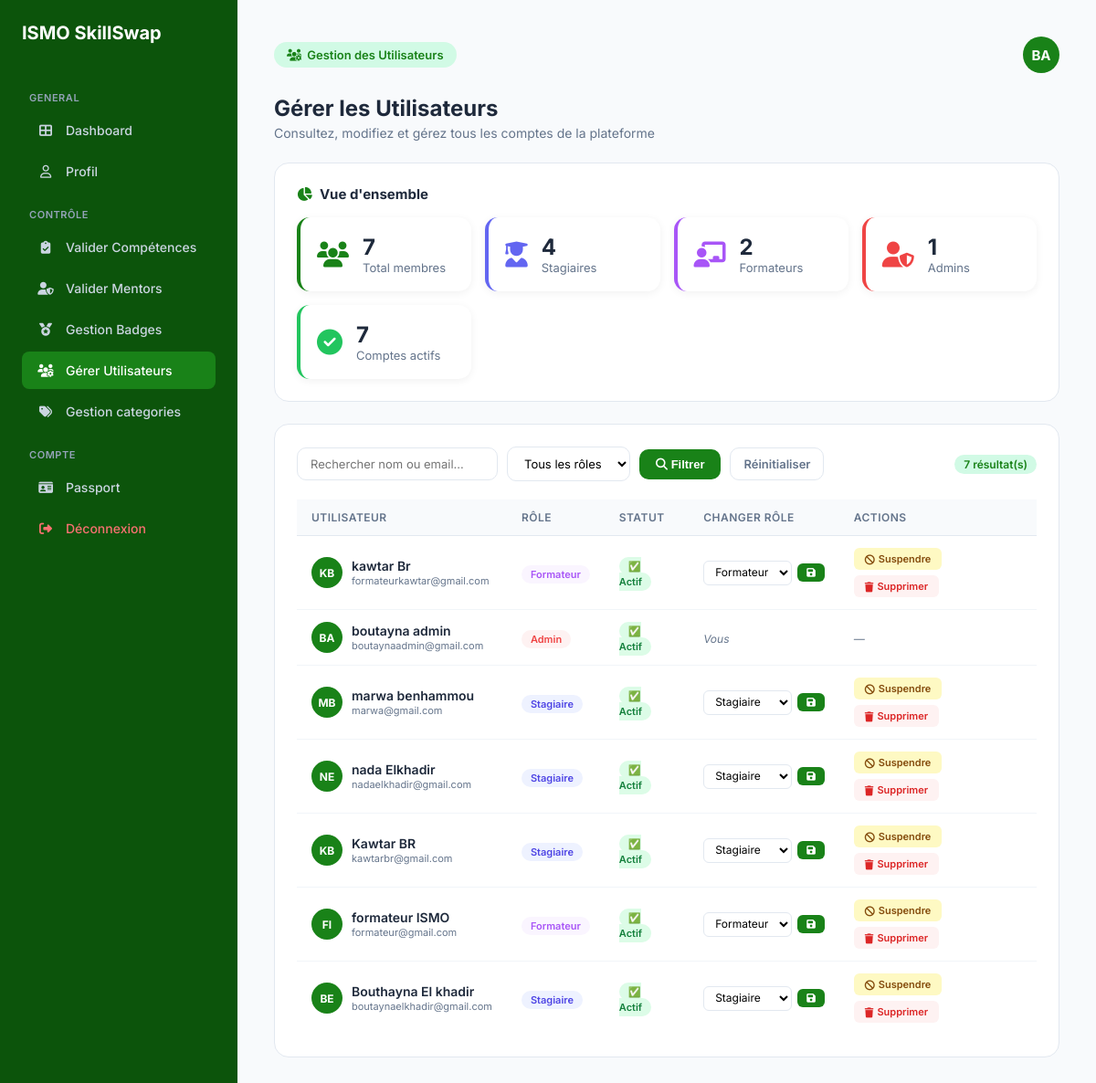
Page /gestion_utilisateurs.php (signed in) on the committed database.
### tables this page shows
CREATE TABLE `utilisateur` (
  `id_utilisateur` int NOT NULL,
  `nom_uti` varchar(50) DEFAULT NULL,
  `prenom_uti` varchar(50) DEFAULT NULL,
  `email_uti` varchar(100) DEFAULT NULL,
  `pwd_uti` varchar(255) DEFAULT NULL,
  `role` enum('stagiaire','formateur','admin') DEFAULT NULL,
  `photo` varchar(255) DEFAULT 'default.png',
  `is_verified` tinyint(1) DEFAULT '0'
);

### gestion_utilisateurs.php (the view, shortened to what this page needs)
<?php
require_once 'config.php';
$userId    = $_SESSION['user_id'];
$user_role = $_SESSION['user_role'];
$themeClass = in_array($user_role, ['admin', 'administrateur']) ? 'theme-admin' : 'theme-stagiaire';
$infosuser = $pdo->prepare("SELECT prenom_uti, nom_uti FROM utilisateur WHERE id_utilisateur = ?");
$infosuser->execute([$userId]);
$user     = $infosuser->fetch();
$initials = $user ? strtoupper(substr($user['prenom_uti'], 0, 1) . substr($user['nom_uti'], 0, 1)) : "AD";
$filterRole = $_GET['role'] ?? 'tous';
$search     = trim($_GET['search'] ?? '');
$where  = "WHERE 1=1";
$params = [];
$stmt = $pdo->prepare("SELECT * FROM utilisateur $where ORDER BY id_utilisateur DESC");
$stmt->execute($params);
$utilisateurs = $stmt->fetchAll(PDO::FETCH_ASSOC);
$totalUsers   = $pdo->query("SELECT COUNT(*) FROM utilisateur")->fetchColumn();
$totalStag    = $pdo->query("SELECT COUNT(*) FROM utilisateur WHERE role = 'stagiaire'")->fetchColumn();
$totalForm    = $pdo->query("SELECT COUNT(*) FROM utilisateur WHERE role = 'formateur'")->fetchColumn();
$totalAdmin   = $pdo->query("SELECT COUNT(*) FROM utilisateur WHERE role IN ('admin','administrateur')")->fetchColumn();
$totalActifs  = $pdo->query("SELECT COUNT(*) FROM utilisateur WHERE is_verified = 1")->fetchColumn();
?>
<!DOCTYPE html>
<html lang="fr">
<head>
    <link rel="stylesheet" href="https://cdnjs.cloudflare.com/ajax/libs/font-awesome/6.4.0/css/all.min.css">
</head>
<body class="<?php echo $themeClass; ?>">
<aside class="sidebar">
    <h1>ISMO SkillSwap</h1>
    <p class="menu-title">GENERAL</p>
    <nav>
        <a href="dashboard_admin.php"      class="menu-item "><i class="fas fa-th-large"></i> <span>Dashboard</span></a>
        <a href="profil.php" class="menu-item"><i class="far fa-user"></i> <span>Profil</span></a>
        <p class="menu-title">CONTRÔLE</p>
        <a href="validation_competence.php" class="menu-item"><i class="fas fa-clipboard-check"></i> <span>Valider Compétences</span>
        </a>
         <a href="validation_mentors.php"    class="menu-item"><i class="fas fa-user-shield"></i>     <span>Valider Mentors</span>
        </a>
        <a href="gestion_badges.php" class="menu-item"><i class="fas fa-medal"></i>            <span>Gestion Badges</span></a>
         <a href="gestion_utilisateurs.php"  class="menu-item active"><i class="fas fa-users-cog"></i>       <span>Gérer Utilisateurs</span></a>
        <a href="gestion_categories.php"  class="menu-item "><i class="fas fa-tags"></i> <span>Gestion categories</span></a>
         <p class="menu-title" >COMPTE</p>
        <a href="passport.php" class="menu-item"><i class="fas fa-id-card"></i> <span>Passport</span></a>
        <a href="logout.php" class="menu-item" style="color: #f87171;"style="margin-top: auto;"><i class="fas fa-sign-out-alt"></i> <span>Déconnexion</span></a>
    </nav>
</aside>
<main class="main">
    <header>
        <div class="admin-badge"><i class="fas fa-users-cog"></i> Gestion des Utilisateurs</div>
        <div class="avatar-top"><?php echo $initials; ?></div>
    </header>
    <div>
        <h1 class="page-title">Gérer les Utilisateurs</h1>
        <p class="page-sub">Consultez, modifiez et gérez tous les comptes de la plateforme</p>
    </div>
    <div class="section-card">
        <div style="font-size:15px; font-weight:700; margin-bottom:16px;">
            <i class="fas fa-chart-pie" style="color:var(--primary); margin-right:8px;"></i>Vue d'ensemble
        </div>
        <div class="stats-grid">
            <div class="stat-card" style="border-left:4px solid var(--primary);">
                <i class="fas fa-users" style="font-size:28px; color:var(--primary);"></i>
                <div><div class="stat-num"><?php echo $totalUsers; ?></div><div class="stat-label">Total membres</div></div>
            </div>
            <div class="stat-card" style="border-left:4px solid #6366f1;">
                <i class="fas fa-user-graduate" style="font-size:28px; color:#6366f1;"></i>
                <div><div class="stat-num"><?php echo $totalStag; ?></div><div class="stat-label">Stagiaires</div></div>
            </div>
            <div class="stat-card" style="border-left:4px solid #a855f7;">
                <i class="fas fa-chalkboard-teacher" style="font-size:28px; color:#a855f7;"></i>
                <div><div class="stat-num"><?php echo $totalForm; ?></div><div class="stat-label">Formateurs</div></div>
            </div>
            <div class="stat-card" style="border-left:4px solid #ef4444;">
                <i class="fas fa-user-shield" style="font-size:28px; color:#ef4444;"></i>
                <div><div class="stat-num"><?php echo $totalAdmin; ?></div><div class="stat-label">Admins</div></div>
            </div>
            <div class="stat-card" style="border-left:4px solid #22c55e;">
                <i class="fas fa-check-circle" style="font-size:28px; color:#22c55e;"></i>
                <div><div class="stat-num"><?php echo $totalActifs; ?></div><div class="stat-label">Comptes actifs</div></div>
            </div>
        </div>
    </div>
    <div class="section-card">
        <div class="filter-row">
            <form method="GET" action="gestion_utilisateurs.php">
                <input type="text" name="search" class="search-inp" placeholder="Rechercher nom ou email..." value="<?php echo htmlspecialchars($search); ?>">
                <select name="role" class="filter-select">
                    <option value="tous" <?php echo $filterRole === 'tous' ? 'selected' : ''; ?>>Tous les rôles</option>
                </select>
                <button type="submit" class="btn-filter"><i class="fas fa-search"></i> Filtrer</button>
                <a href="gestion_utilisateurs.php" class="btn-reset">Réinitialiser</a>
            </form>
            <span class="count-badge"><?php echo count($utilisateurs); ?> résultat(s)</span>
        </div>
        <?php if (empty($utilisateurs)): ?>
            <div class="empty-state">
                <i class="fas fa-users"></i>
                <p>Aucun utilisateur trouvé.</p>
            </div>
        <?php else: ?>
        <div class="table-wrap">
            <table>
                <thead>
                    <tr>
                        <th>Utilisateur</th>
                        <th>Rôle</th>
                        <th>Statut</th>
                        <th>Changer rôle</th>
                        <th>Actions</th>
                    </tr>
                </thead>
                <tbody>
                    <?php foreach ($utilisateurs as $u):
                        $uInit  = strtoupper(substr($u['prenom_uti'], 0, 1) . substr($u['nom_uti'], 0, 1));
                        $role   = $u['role'] ?? 'stagiaire';
                        $actif  = (int)($u['is_verified'] ?? 0);
                        $isMe   = ($u['id_utilisateur'] == $userId);
                    ?>
                    <tr>
                        <td>
                            <div class="user-info">
                                <div class="av-sm"><?php echo $uInit; ?></div>
                                <div>
                                    <div class="u-name"><?php echo htmlspecialchars($u['prenom_uti'] . ' ' . $u['nom_uti']); ?></div>
                                    <div class="u-email"><?php echo htmlspecialchars($u['email_uti']); ?></div>
                                </div>
                            </div>
                        </td>
                        <td>
                            <span class="role-badge role-<?php echo $role; ?>"><?php echo ucfirst($role); ?></span>
                        </td>
                        <td>
                            <span class="status-badge status-<?php echo $actif; ?>">
                                <?php echo $actif ? '✅ Actif' : '🔴 Inactif'; ?>
                            </span>
                        </td>
                        <td>
                            <?php if (!$isMe): ?>
                            <form method="POST" action="gestion_utilisateurs.php" class="role-form">
                                <select name="new_role">
                                    <option value="stagiaire"  <?php echo $role === 'stagiaire'  ? 'selected' : ''; ?>>Stagiaire</option>
                                    <option value="formateur"  <?php echo $role === 'formateur'  ? 'selected' : ''; ?>>Formateur</option>
                                </select>
                                <button type="submit" name="change_role"><i class="fas fa-save"></i></button>
                            </form>
                            <?php else: ?>
                                <span style="font-size:12px; color:var(--text-muted); font-style:italic;">Vous</span>
                            <?php endif; ?>
                        </td>
                        <td>
                            <?php if (!$isMe): ?>
                            <div class="actions">
                                <?php if (!$actif): ?>
                                    <a href="gestion_utilisateurs.php?action=activer&id_user=<?php echo $u['id_utilisateur']; ?>"
                                       class="btn-act btn-activer" onclick="return confirm('Activer ce compte ?')">
                                        <i class="fas fa-check"></i> Activer
                                    </a>
                                <?php else: ?>
                                    <a href="gestion_utilisateurs.php?action=suspendre&id_user=<?php echo $u['id_utilisateur']; ?>"
                                       class="btn-act btn-suspendre" onclick="return confirm('Suspendre ce compte ?')">
                                        <i class="fas fa-ban"></i> Suspendre
                                    </a>
                                <?php endif; ?>
                                <a href="gestion_utilisateurs.php?action=supprimer&id_user=<?php echo $u['id_utilisateur']; ?>"
                                   class="btn-act btn-supprimer"
                                   onclick="return confirm('Supprimer définitivement <?php echo addslashes($u['prenom_uti']); ?> ?')">
                                    <i class="fas fa-trash"></i> Supprimer
                                </a>
                            </div>
                            <?php else: ?>
                                <span style="font-size:12px; color:var(--text-muted); font-style:italic;">—</span>
                            <?php endif; ?>
                        </td>
                    </tr>
                    <?php endforeach; ?>
                </tbody>
            </table>
        </div>
        <?php endif; ?>
    </div>
</main>
</body>
</html>

### rows in the picture
utilisateur: initials "BA", uInit "BA", prenom_uti+nom_uti "boutayna admin", email_uti "boutaynaadmin@gmail.com", role "Admin", is_verified "✅ Actif", shows "Vous"
utilisateur: uInit "KB", prenom_uti+nom_uti "kawtar Br", email_uti "formateurkawtar@gmail.com", role "Formateur", is_verified "✅ Actif", new_role "Formateur"
utilisateur: uInit "MB", prenom_uti+nom_uti "marwa benhammou", email_uti "marwa@gmail.com", role "Stagiaire", is_verified "✅ Actif", new_role "Stagiaire"
utilisateur: uInit "NE", prenom_uti+nom_uti "nada Elkhadir", email_uti "nadaelkhadir@gmail.com", role "Stagiaire", is_verified "✅ Actif", new_role "Stagiaire"
utilisateur: uInit "KB", prenom_uti+nom_uti "Kawtar BR", email_uti "kawtarbr@gmail.com", role "Stagiaire", is_verified "✅ Actif", new_role "Stagiaire"
utilisateur: uInit "FI", prenom_uti+nom_uti "formateur ISMO", email_uti "formateur@gmail.com", role "Formateur", is_verified "✅ Actif", new_role "Formateur"
utilisateur: uInit "BE", prenom_uti+nom_uti "Bouthayna El khadir", email_uti "boutaynaelkhadir@gmail.com", role "Stagiaire", is_verified "✅ Actif", new_role "Stagiaire"

### other values in the picture
$totalUsers "7"
$totalStag "4"
$totalForm "2"
$totalAdmin "1"
$totalActifs "7"
count($utilisateurs) "7"
